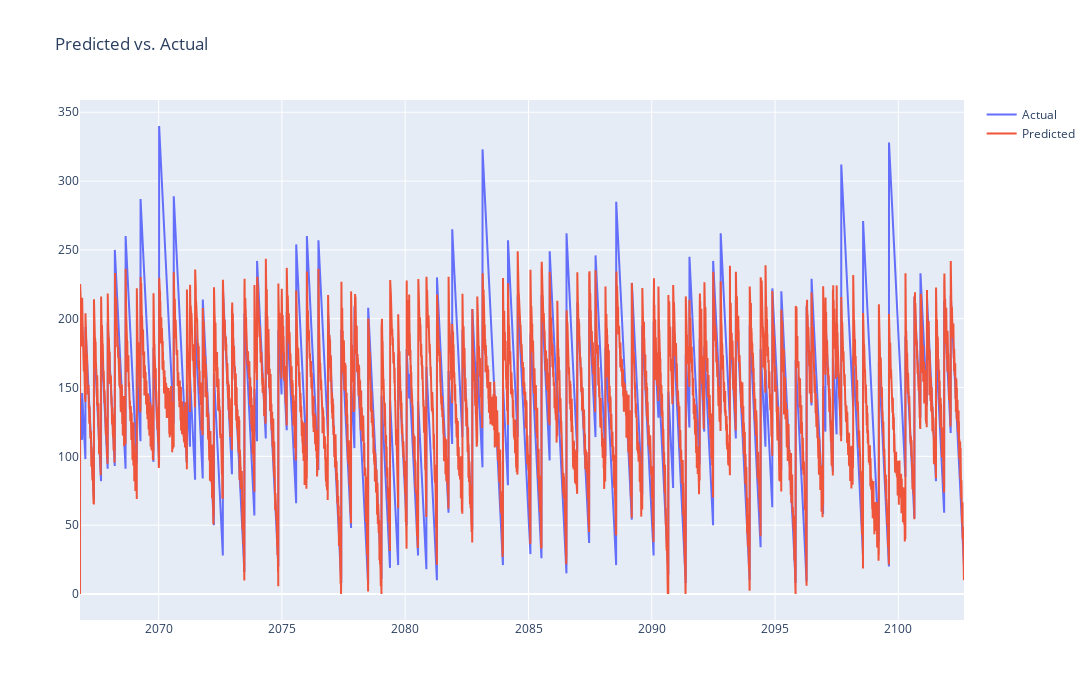

The cell this chart's notebook holds for it:
### Markdown cell above
#### Evaluation of results

Results for out-of-sample interval.

### Code cell
fig = go.Figure()

fig.add_trace(go.Scatter( x = evaluation_data.index,
                      y = evaluation_data[target_column],
                      name='Actual'
             ))
fig.add_trace(go.Scatter( x = evaluation_data.index,
                      y = evaluation_data[target_column+'_pred'],
                      name='Predicted'
             ))

fig.update_layout(
        title = 'Predicted vs. Actual',
        height = 700,
        width = 1200
)

fig.show()

### Figure 1 — Plotly figure (JSON) as saved in the notebook; plotly's stock layout.template omitted (floating-point values rounded to 4 significant figures; data arrays with more than 128 entries replaced by an {"elided": "..."} marker saying what was removed)
{"data": [{"name": "Actual", "type": "scatter", "x": {"elided": "13096 str values"}, "y": {"elided": "13096 int values"}}, {"name": "Predicted", "type": "scatter", "x": {"elided": "13096 str values"}, "y": {"elided": "13096 float values"}}], "layout": {"height": 700, "title": {"text": "Predicted vs. Actual"}, "width": 1200}}
